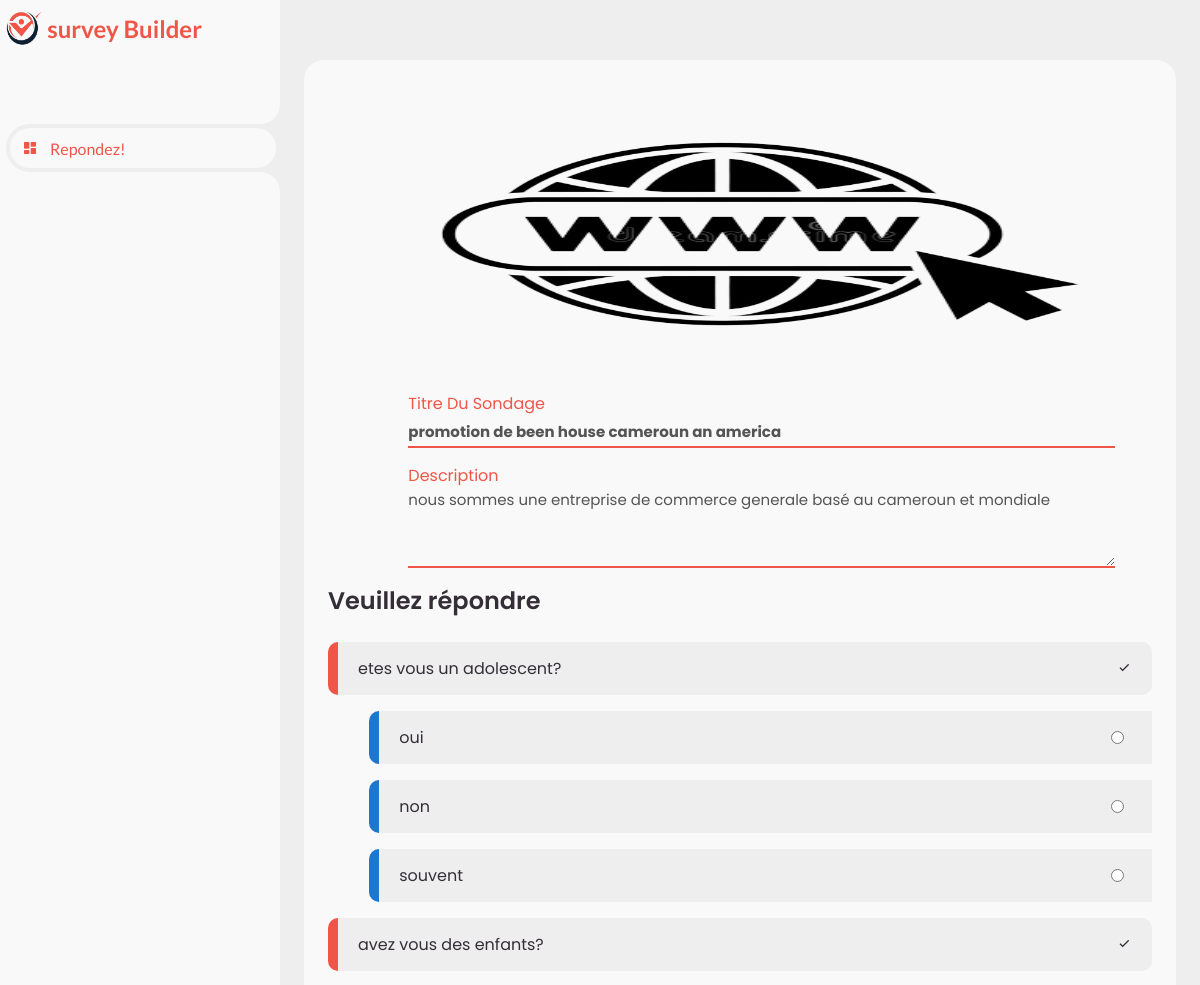
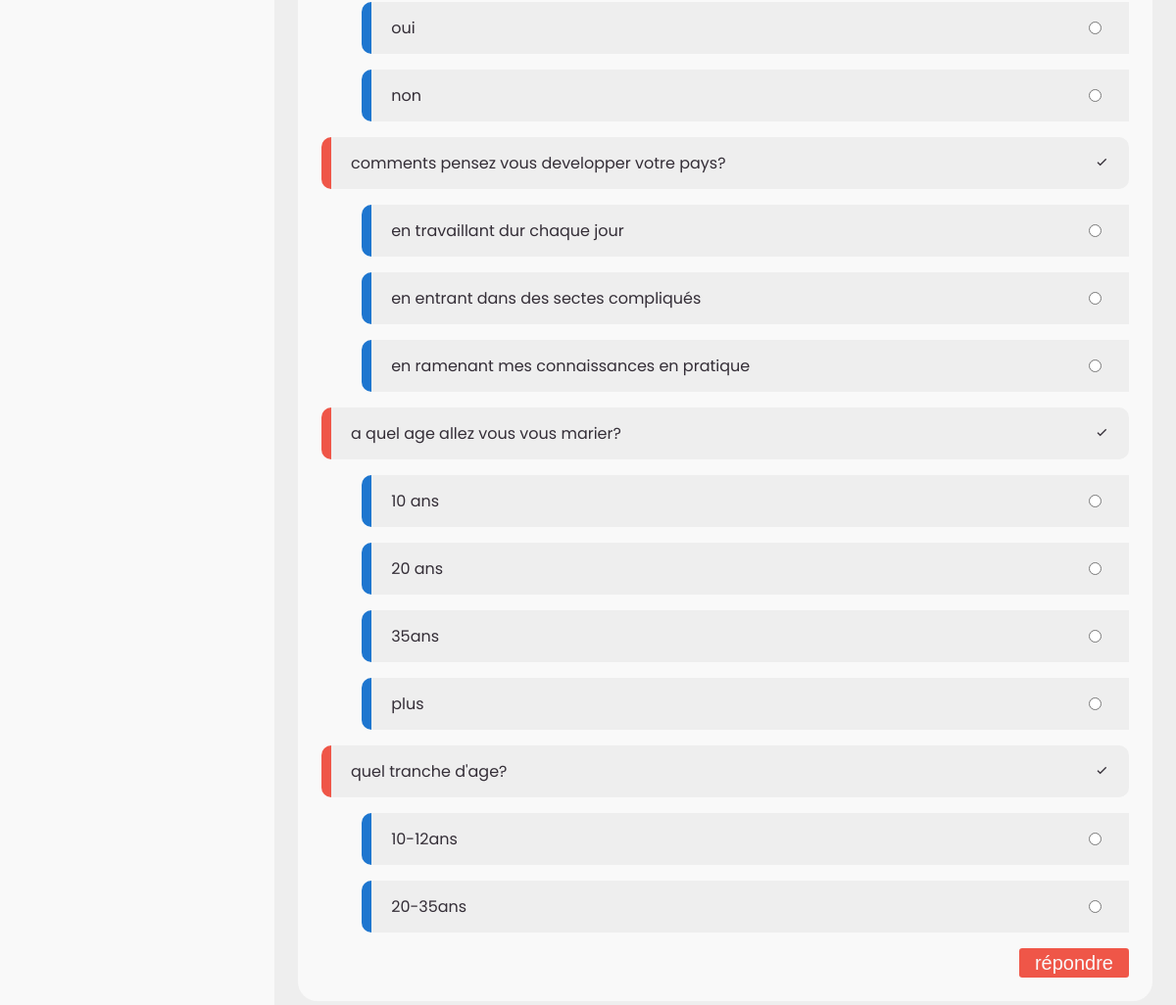
Screenshot of /view/pages/ans.page.php?token=641658f41a5f0 (signed in) with the database file from the repository (2 pictures, top to bottom).
### tables this page shows
CREATE TABLE `survey` (
  `idsurvey` int(11) NOT NULL,
  `img_path` varchar(50) NOT NULL,
  `title` varchar(70) NOT NULL,
  `description` text NOT NULL,
  `token` varchar(20) NOT NULL,
  `idinvestigator` int(11) NOT NULL
);

CREATE TABLE `questions` (
  `idquestion` int(11) NOT NULL,
  `intitle` varchar(100) NOT NULL,
  `idsurvey` int(11) NOT NULL
);

CREATE TABLE `answers` (
  `idanswer` int(11) NOT NULL,
  `intitle` text NOT NULL,
  `idquestion` int(11) NOT NULL
);

### controller/ansController.php (called while the page is built, shortened)
<?php
require('../../model/database_connexion.php');
require('../../model/surveys.php');
require('../../model/answers.php');
require('../../model/questions.php');
function index(){
    $token= $_GET['token'];
    $getSurvey= new Survey();
    $survey= $getSurvey->getSurveyByToken($token);
    $getQuestions=new Question();
}
index();

### model/surveys.php (called while the page is built, shortened)
<?php
class Survey{
    public function getSurveyByToken($token){
        global $DB;
        $getSurvey = $DB -> prepare('SELECT * FROM survey WHERE token=?');
        $getSurvey -> execute(array($token));
        return $getSurvey->fetch();
    }
}

### model/questions.php (called while the page is built, shortened)
<?php
class Question{
    public function getQuestionsBySurvey($idSurvey){
        global $DB;
        $getAnswered = $DB -> prepare('SELECT * FROM questions WHERE idsurvey= ?');
        $getAnswered -> execute(array($idSurvey));
        return $getAnswered->fetchAll();
    }
}

### model/answers.php (called while the page is built, shortened)
<?php
class Answer{
    public function getAnswersByQuestion($idSurvey){
        global $DB;
        $getAnswer = $DB -> prepare('SELECT * FROM answers WHERE idquestion= ?');
        $getAnswer -> execute(array($idSurvey));
        return $getAnswer->fetchAll();
    }
}

### view/pages/ans.page.php (the view, shortened to what this page needs)
<?php
require('../../controller/ansController.php');
?>
<?php include('../layouts/head.php') ?>
    <section id="sidebar">
		<a href="#" class="brand">
			<img src="../assets/img/logo.png" height="40" alt="">
			<span class="text">survey Builder</span>
		</a>
		<ul class="side-menu top">
			<li class="active">
				<a href="dashboard.page.php">
					<i class='bx bxs-dashboard' ></i>
					<span class="text">Repondez!</span>
				</a>
			</li>
		</ul>
</section>
	<section id="content">
		<main>
			<div class="table-data">
				<div class="order">
                    <form class="form-create-survey" action="" method="post" enctype="multipart/form-data">
                        <div class="form-input">
                            <label for="file-ip-1">
                                <img src="../assets/img/survey/<?=$survey['img_path']?>" height="300" width="" style="width: 100%;" id="file-ip-1-preview" title="choisir une image" alt="" ><br>
                            </label>
                        </div>
                        <div class="form-title">
                            <label for="">Titre Du Sondage</label>
                            <input name="title" value="<?=$survey['title']?>" id="title" type="text" disabled>
                        </div>
                        <div class="form-area">
                            <label for="">Description</label>
                            <textarea name="description" id="desc" disabled placeholder="decrivez votre sondage ici..." cols="30" rows="10"><?=$survey['description']?></textarea>
                        </div>
                    </form>
                    <div class="todo" style="overflow-x: hidden;">
                        <div class="head">
                            <h3>Veuillez répondre</h3>
                        </div>
                        <ul class="todo-list" id="list-question">
                    <form action="" method="POST">
                        <?php
                        $questions= $getQuestions->getQuestionsBySurvey($survey['idsurvey']);
                        if(isset($questions)){
                            foreach ($questions as $question) {
                            ?>
                            <li class="completed">
                                <p><?=$question['intitle']?></p>
                                <a style="color: inherit;" href="question.page.php?id=<?=$question['idquestion']?>"><i class='bx bx-check'></i></a>
                            </li>
                           <?php
                            $getAnswers= new Answer();
                            $answers=$getAnswers->getAnswersByQuestion($question['idquestion']);
                            if(isset($answers)){
                                foreach($answers as $answer){ ?>
                                    <li class="" style="margin-left: 5%; border-left: 10px solid var(--active);">
                                        <label for="ans<?=$question['idquestion']?>" style="display: flex; width: 100%;">
                                        <p style="width: 92%;"><?=$answer['intitle']?></p>
                                        <input type="radio" id="ans" value="<?=$answer['idanswer']?>" style="float: right;" name="ans<?=$question['idquestion']?>" id="">
                                    </label>
                                    </li>
                                <?php }
                            }
                        } }
                        ?>
                        <input type="submit" name="addAnswered" class="ans" value="répondre">
                        </form>
                        </ul>
                    </div>
				</div>
			</div>
		</main>
	</section>
	<?php include('../layouts/foot.php') ?>

### view/layouts/head.php (shortened to what this page needs)
<!DOCTYPE html>
<html lang="en">
<head>
	<link href='https://unpkg.com/boxicons@2.0.9/css/boxicons.min.css' rel='stylesheet'>
	<link rel="stylesheet" href="../assets/css/style.css">
</head>
<body>

### view/layouts/foot.php (shortened to what this page needs)
</body>
</html>

### view/assets/css/style.css (style rules this page uses)
* { margin: 0; padding: 0; box-sizing: border-box; }
a { text-decoration: none; }
li { list-style: none; }
:root { --poppins: 'Poppins', sans-serif; --lato: 'Lato', sans-serif; --light: #F9F9F9; --blue: #EF5648; --active: rgb(30, 118, 207); --light-blue: #D44C40; --grey: #eee; --dark-grey: #AAAAAA; --dark: #342E37; --red: #DB504A; --yellow: #FFCE26; --light-yellow: #FFF2C6; --orange: #FD7238; --light-orange: #FFE0D3; }
html { overflow-x: hidden; }
body { background: var(--grey); overflow-x: hidden; }
#sidebar { position: fixed; top: 0; left: 0; width: 280px; height: 100%; background: var(--light); z-index: 2000; font-family: var(--lato); transition: .3s ease; overflow-x: hidden; scrollbar-width: none; }
#sidebar .brand { font-size: 24px; font-weight: 700; height: 56px; display: flex; align-items: center; color: var(--blue); position: sticky; top: 0; left: 0; background: var(--light); z-index: 500; padding-bottom: 20px; box-sizing: content-box; }
#sidebar .side-menu { width: 100%; margin-top: 48px; }
#sidebar .side-menu li { height: 48px; background: transparent; margin-left: 6px; border-radius: 48px 0 0 48px; padding: 4px; }
#sidebar .side-menu li.active { background: var(--grey); position: relative; }
#sidebar .side-menu li.active::before { content: ''; position: absolute; width: 40px; height: 40px; border-radius: 50%; top: -40px; right: 0; box-shadow: 20px 20px 0 var(--grey); z-index: -1; }
#sidebar .side-menu li.active::after { content: ''; position: absolute; width: 40px; height: 40px; border-radius: 50%; bottom: -40px; right: 0; box-shadow: 20px -20px 0 var(--grey); z-index: -1; }
#sidebar .side-menu li a { width: 100%; height: 100%; background: var(--light); display: flex; align-items: center; border-radius: 48px; font-size: 16px; color: var(--dark); white-space: nowrap; overflow-x: hidden; }
#sidebar .side-menu.top li.active a { color: var(--blue); }
#sidebar .side-menu li a .bx { min-width: calc(60px - ((4px + 6px) * 2)); display: flex; justify-content: center; }
#content { position: relative; width: calc(100% - 280px); left: 280px; transition: .3s ease; }
#content main { width: 100%; padding: 36px 24px; font-family: var(--poppins); max-height: calc(100vh - 56px); overflow-y: auto; }
#content main .table-data { display: flex; flex-wrap: wrap; grid-gap: 24px; margin-top: 24px; width: 100%; color: var(--dark); }
#content main .table-data > div { border-radius: 20px; background: var(--light); padding: 24px; overflow-x: auto; }
#content main .table-data .head { display: flex; align-items: center; grid-gap: 16px; margin-bottom: 24px; }
#content main .table-data .head h3 { margin-right: auto; font-size: 24px; font-weight: 600; }
#content main .table-data .order { flex-grow: 1; flex-basis: 500px; }
#content main .table-data .todo { flex-grow: 1; flex-basis: 300px; }
#content main .table-data .todo .todo-list { width: 100%; }
#content main .table-data .todo .todo-list li { width: 100%; margin-bottom: 16px; background: var(--grey); border-radius: 10px; padding: 14px 20px; display: flex; justify-content: space-between; align-items: center; }
#content main .table-data .todo .todo-list li .bx { cursor: pointer; }
#content main .table-data .todo .todo-list li.completed { border-left: 10px solid var(--blue); }

### view/pages/ans.page.php (style rules this page uses)
.form-create-survey { margin-left: 5%; margin-bottom: 15px; }
.form-area, .form-title { display: grid; margin-left: 5%; margin-bottom: 15px; }
.form-create-survey label { color: var(--blue); }
.form-title input { width: 95%; height: 2rem; outline: none; background: transparent; border: none; border-bottom: 2px solid var(--blue); font-size: 15px; font-family: inherit; font-weight: bold; }
.form-area textarea { width: 95%; height: 5rem; outline: none; background: transparent; font-size: 15px; font-family: inherit; border: none; border-bottom: 2px solid var(--blue); }
.ans { justify-content: space-around; height: 30px; padding: 0 16px; border-radius: 0.2rem; background: var(--blue); color: var(--light); font-size: 20px; float: right; justify-content: center; align-items: center; font-weight: 500; border: none; }

### rows the page displays
survey: img_path (picture), title "promotion de been house cameroun an america", description "nous sommes une entreprise de commerce generale basé au cameroun et mondiale"
questions: intitle "etes vous un adolescent?"
answers: $question['idquestion'] 1 (drawn), intitle "oui"
answers: $question['idquestion'] 1 (drawn), intitle "non"
answers: $question['idquestion'] 1 (drawn), intitle "souvent"
questions: intitle "avez vous des enfants?"
answers: intitle "oui"
answers: intitle "non"
questions: intitle "comments pensez vous developper votre pays?"
answers: intitle "en travaillant dur chaque jour"
answers: intitle "en entrant dans des sectes compliqués"
answers: intitle "en ramenant mes connaissances en pratique"
questions: intitle "a quel age allez vous vous marier?"
answers: intitle "10 ans"
answers: intitle "20 ans"
answers: intitle "35ans"
answers: intitle "plus"
questions: intitle "quel tranche d'age?"
answers: intitle "10-12ans"
answers: intitle "20-35ans"
